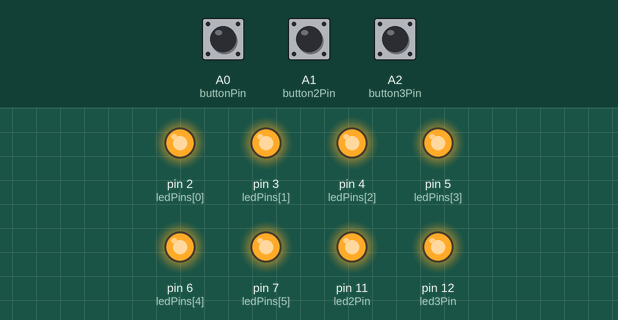
This sketch was run on a simulated Arduino Uno, built with avr-gcc and run on an emulated ATmega328P. On the bench: output pins drawn as LEDs (lit = HIGH). The test bench sets the inputs (shaded band); at power-on: A0 (buttonPin) HIGH, A1 (button2Pin) HIGH, A2 (button3Pin) HIGH.

Above: at 1.2 s.
1.3 s: A0 (buttonPin) pulled LOW for 0.15 s
At 2.5 s:
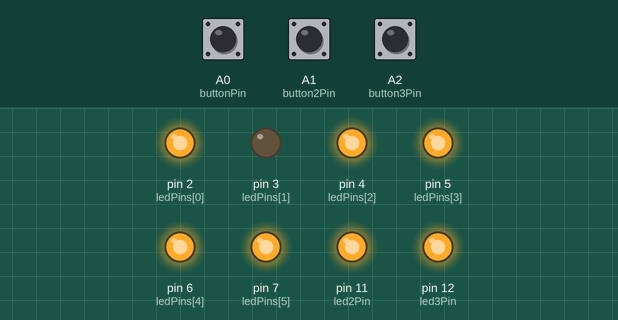
2.9 s: A1 (button2Pin) pulled LOW for 0.15 s
At 4.2 s:
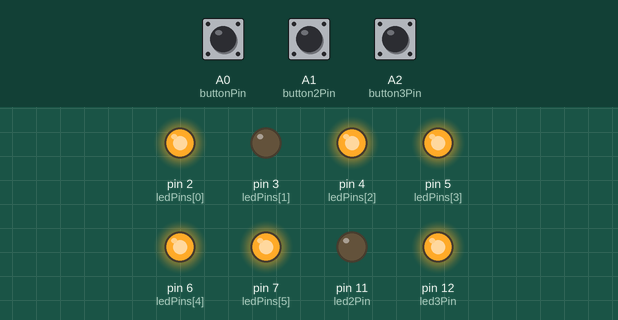
4.5 s: A2 (button3Pin) pulled LOW for 0.15 s
At 5.6 s:
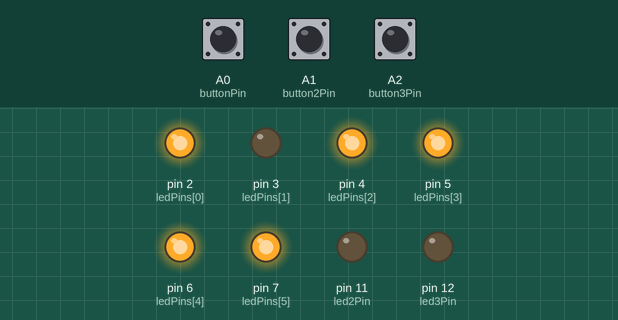
6.1 s: A0 (buttonPin) pulled LOW for 1 s
At 7.4 s:
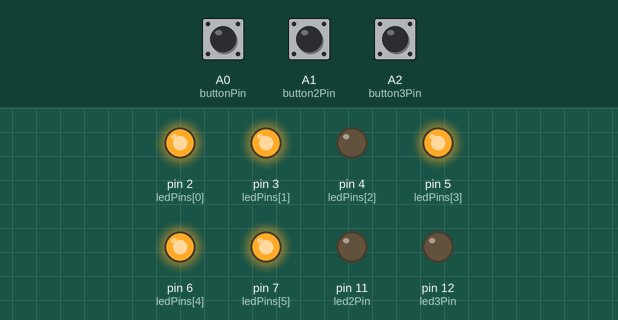
8.6 s: A1 (button2Pin) pulled LOW for 1 s
At 10.0 s:
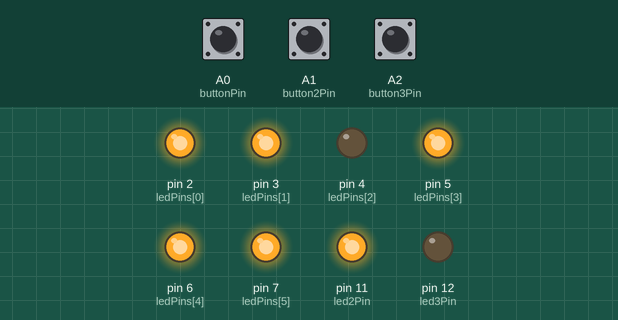
11.1 s: A2 (button3Pin) pulled LOW for 1 s
At 13.1 s:
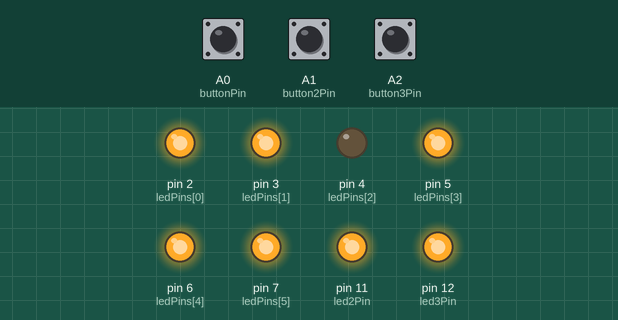
Timing chart, 0 to 14.6 s (numbered marks = the images above; inputs shaded):
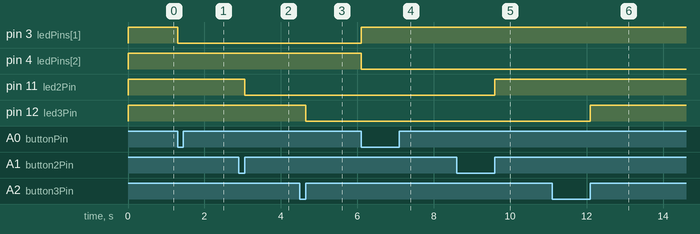

Measured:
- after the input at 1.3 s, pin 3 (ledPins[1]): HIGH → LOW at once
- after the input at 2.9 s, pin 11 (led2Pin): HIGH → LOW after 0.15 s
- after the input at 4.5 s, pin 12 (led3Pin): HIGH → LOW after 0.15 s
- after the input at 6.1 s, pin 3 (ledPins[1]): LOW → HIGH at once; pin 4 (ledPins[2]): HIGH → LOW at once
- after the input at 8.6 s, pin 11 (led2Pin): LOW → HIGH after 1.0 s
- after the input at 11.1 s, pin 12 (led3Pin): LOW → HIGH after 1.0 s

The sketch:

SWITCpushbut.ino
```cpp
//KODE BY robisptraa
const int buttonPin = A0;
const int button2Pin = A1;
const int button3Pin = A2;

const int ledPins[] = {2, 3, 4, 5, 6, 7};
const int led2Pin = 11;
const int led3Pin = 12;

int currentLed = 0;
bool lastButtonState = LOW;
bool lastButton2State = LOW;
bool lastButton3State = LOW;
bool buttonPressed = false;
bool led2State = LOW;
bool led3State = LOW;

void setup() {
  for (int i = 0; i < 6; i++) {
    pinMode(ledPins[i], OUTPUT);
    digitalWrite(ledPins[i], HIGH);
  }

  pinMode(buttonPin, INPUT_PULLUP);
  pinMode(button2Pin, INPUT_PULLUP);
  pinMode(button3Pin, INPUT_PULLUP);

  pinMode(led2Pin, OUTPUT);
  pinMode(led3Pin, OUTPUT);

  digitalWrite(led2Pin, LOW);
  digitalWrite(led3Pin, LOW);
}

void loop() {
  bool buttonState = digitalRead(buttonPin);
  if (buttonState == LOW && lastButtonState == HIGH && !buttonPressed) {
    buttonPressed = true;
    digitalWrite(ledPins[currentLed], HIGH);
    currentLed = (currentLed + 1) % 6;
    digitalWrite(ledPins[currentLed], LOW);
  }
  if (buttonState == HIGH) {
    buttonPressed = false;
  }
  lastButtonState = buttonState;

  bool button2State = digitalRead(button2Pin);
  if (button2State == HIGH && lastButton2State == LOW) {
    led2State = !led2State;
    digitalWrite(led2Pin, led2State);
  }
  lastButton2State = button2State;

  bool button3State = digitalRead(button3Pin);
  if (button3State == HIGH && lastButton3State == LOW) {
    led3State = !led3State;
    digitalWrite(led3Pin, led3State);
  }
  lastButton3State = button3State;
}
```
